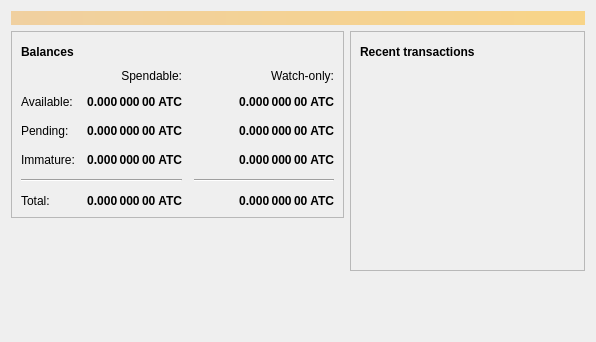
<?xml version="1.0" encoding="UTF-8"?>
<ui version="4.0">
 <class>OverviewPage</class>
 <widget class="QWidget" name="OverviewPage">
  <property name="geometry">
   <rect>
    <x>0</x>
    <y>0</y>
    <width>596</width>
    <height>342</height>
   </rect>
  </property>
  <property name="windowTitle">
   <string>Form</string>
  </property>
  <layout class="QVBoxLayout" name="topLayout">
   <item>
    <widget class="QLabel" name="labelAlerts">
     <property name="visible">
      <bool>false</bool>
     </property>
     <property name="styleSheet">
      <string notr="true">QLabel { background-color: qlineargradient(x1: 0, y1: 0, x2: 1, y2: 0, stop:0 #F0D0A0, stop:1 #F8D488); color:#000000; }</string>
     </property>
     <property name="wordWrap">
      <bool>true</bool>
     </property>
     <property name="margin">
      <number>3</number>
     </property>
     <property name="textInteractionFlags">
      <set>Qt::TextSelectableByMouse</set>
     </property>
    </widget>
   </item>
   <item>
    <layout class="QHBoxLayout" name="horizontalLayout" stretch="1,1">
     <item>
      <layout class="QVBoxLayout" name="verticalLayout_2">
       <item>
        <widget class="QFrame" name="frame">
         <property name="frameShape">
          <enum>QFrame::StyledPanel</enum>
         </property>
         <property name="frameShadow">
          <enum>QFrame::Raised</enum>
         </property>
         <layout class="QVBoxLayout" name="verticalLayout_4">
          <item>
           <layout class="QHBoxLayout" name="horizontalLayout_4">
            <item>
             <widget class="QLabel" name="label_5">
              <property name="font">
               <font>
                <weight>75</weight>
                <bold>true</bold>
               </font>
              </property>
              <property name="text">
               <string>Balances</string>
              </property>
             </widget>
            </item>
            <item>
             <widget class="QPushButton" name="labelWalletStatus">
              <property name="enabled">
               <bool>true</bool>
              </property>
              <property name="maximumSize">
               <size>
                <width>30</width>
                <height>16777215</height>
               </size>
              </property>
              <property name="toolTip">
               <string>The displayed information may be out of date. Your wallet automatically synchronizes with the ateccoin network after a connection is established, but this process has not completed yet.</string>
              </property>
              <property name="text">
               <string/>
              </property>
              <property name="icon">
               <iconset resource="../bitcoin.qrc">
                <normaloff>:/icons/warning</normaloff>
                <disabledoff>:/icons/warning</disabledoff>:/icons/warning</iconset>
              </property>
              <property name="iconSize">
               <size>
                <width>24</width>
                <height>24</height>
               </size>
              </property>
              <property name="flat">
               <bool>true</bool>
              </property>
             </widget>
            </item>
            <item>
             <spacer name="horizontalSpacer_3">
              <property name="orientation">
               <enum>Qt::Horizontal</enum>
              </property>
              <property name="sizeHint" stdset="0">
               <size>
                <width>40</width>
                <height>20</height>
               </size>
              </property>
             </spacer>
            </item>
           </layout>
          </item>
          <item>
           <layout class="QGridLayout" name="gridLayout">
            <property name="spacing">
             <number>12</number>
            </property>
            <item row="2" column="2">
             <widget class="QLabel" name="labelWatchPending">
              <property name="font">
               <font>
                <weight>75</weight>
                <bold>true</bold>
               </font>
              </property>
              <property name="cursor">
               <cursorShape>IBeamCursor</cursorShape>
              </property>
              <property name="toolTip">
               <string>Unconfirmed transactions to watch-only addresses</string>
              </property>
              <property name="text">
               <string notr="true">0.000 000 00 ATC</string>
              </property>
              <property name="alignment">
               <set>Qt::AlignRight|Qt::AlignTrailing|Qt::AlignVCenter</set>
              </property>
              <property name="textInteractionFlags">
               <set>Qt::LinksAccessibleByMouse|Qt::TextSelectableByKeyboard|Qt::TextSelectableByMouse</set>
              </property>
             </widget>
            </item>
            <item row="2" column="1">
             <widget class="QLabel" name="labelUnconfirmed">
              <property name="font">
               <font>
                <weight>75</weight>
                <bold>true</bold>
               </font>
              </property>
              <property name="cursor">
               <cursorShape>IBeamCursor</cursorShape>
              </property>
              <property name="toolTip">
               <string>Total of transactions that have yet to be confirmed, and do not yet count toward the spendable balance</string>
              </property>
              <property name="text">
               <string notr="true">0.000 000 00 ATC</string>
              </property>
              <property name="alignment">
               <set>Qt::AlignRight|Qt::AlignTrailing|Qt::AlignVCenter</set>
              </property>
              <property name="textInteractionFlags">
               <set>Qt::LinksAccessibleByMouse|Qt::TextSelectableByKeyboard|Qt::TextSelectableByMouse</set>
              </property>
             </widget>
            </item>
            <item row="3" column="2">
             <widget class="QLabel" name="labelWatchImmature">
              <property name="font">
               <font>
                <weight>75</weight>
                <bold>true</bold>
               </font>
              </property>
              <property name="cursor">
               <cursorShape>IBeamCursor</cursorShape>
              </property>
              <property name="toolTip">
               <string>Mined balance in watch-only addresses that has not yet matured</string>
              </property>
              <property name="text">
               <string notr="true">0.000 000 00 ATC</string>
              </property>
              <property name="alignment">
               <set>Qt::AlignRight|Qt::AlignTrailing|Qt::AlignVCenter</set>
              </property>
              <property name="textInteractionFlags">
               <set>Qt::LinksAccessibleByMouse|Qt::TextSelectableByKeyboard|Qt::TextSelectableByMouse</set>
              </property>
             </widget>
            </item>
            <item row="4" column="0" colspan="2">
             <widget class="Line" name="line">
              <property name="orientation">
               <enum>Qt::Horizontal</enum>
              </property>
             </widget>
            </item>
            <item row="4" column="2">
             <widget class="Line" name="lineWatchBalance">
              <property name="sizePolicy">
               <sizepolicy hsizetype="Preferred" vsizetype="Fixed">
                <horstretch>0</horstretch>
                <verstretch>0</verstretch>
               </sizepolicy>
              </property>
              <property name="minimumSize">
               <size>
                <width>140</width>
                <height>0</height>
               </size>
              </property>
              <property name="orientation">
               <enum>Qt::Horizontal</enum>
              </property>
             </widget>
            </item>
            <item row="5" column="0">
             <widget class="QLabel" name="labelTotalText">
              <property name="text">
               <string>Total:</string>
              </property>
             </widget>
            </item>
            <item row="3" column="1">
             <widget class="QLabel" name="labelImmature">
              <property name="font">
               <font>
                <weight>75</weight>
                <bold>true</bold>
               </font>
              </property>
              <property name="cursor">
               <cursorShape>IBeamCursor</cursorShape>
              </property>
              <property name="toolTip">
               <string>Mined balance that has not yet matured</string>
              </property>
              <property name="text">
               <string notr="true">0.000 000 00 ATC</string>
              </property>
              <property name="alignment">
               <set>Qt::AlignRight|Qt::AlignTrailing|Qt::AlignVCenter</set>
              </property>
              <property name="textInteractionFlags">
               <set>Qt::LinksAccessibleByMouse|Qt::TextSelectableByKeyboard|Qt::TextSelectableByMouse</set>
              </property>
             </widget>
            </item>
            <item row="2" column="3">
             <spacer name="horizontalSpacer_2">
              <property name="orientation">
               <enum>Qt::Horizontal</enum>
              </property>
              <property name="sizeHint" stdset="0">
               <size>
                <width>40</width>
                <height>20</height>
               </size>
              </property>
             </spacer>
            </item>
            <item row="3" column="0">
             <widget class="QLabel" name="labelImmatureText">
              <property name="text">
               <string>Immature:</string>
              </property>
             </widget>
            </item>
            <item row="5" column="1">
             <widget class="QLabel" name="labelTotal">
              <property name="font">
               <font>
                <weight>75</weight>
                <bold>true</bold>
               </font>
              </property>
              <property name="cursor">
               <cursorShape>IBeamCursor</cursorShape>
              </property>
              <property name="toolTip">
               <string>Your current total balance</string>
              </property>
              <property name="text">
               <string notr="true">0.000 000 00 ATC</string>
              </property>
              <property name="alignment">
               <set>Qt::AlignRight|Qt::AlignTrailing|Qt::AlignVCenter</set>
              </property>
              <property name="textInteractionFlags">
               <set>Qt::LinksAccessibleByMouse|Qt::TextSelectableByKeyboard|Qt::TextSelectableByMouse</set>
              </property>
             </widget>
            </item>
            <item row="5" column="2">
             <widget class="QLabel" name="labelWatchTotal">
              <property name="font">
               <font>
                <weight>75</weight>
                <bold>true</bold>
               </font>
              </property>
              <property name="cursor">
               <cursorShape>IBeamCursor</cursorShape>
              </property>
              <property name="toolTip">
               <string>Current total balance in watch-only addresses</string>
              </property>
              <property name="text">
               <string notr="true">0.000 000 00 ATC</string>
              </property>
              <property name="alignment">
               <set>Qt::AlignRight|Qt::AlignTrailing|Qt::AlignVCenter</set>
              </property>
              <property name="textInteractionFlags">
               <set>Qt::LinksAccessibleByMouse|Qt::TextSelectableByKeyboard|Qt::TextSelectableByMouse</set>
              </property>
             </widget>
            </item>
            <item row="0" column="2">
             <widget class="QLabel" name="labelWatchonly">
              <property name="text">
               <string>Watch-only:</string>
              </property>
              <property name="alignment">
               <set>Qt::AlignRight|Qt::AlignTrailing|Qt::AlignVCenter</set>
              </property>
             </widget>
            </item>
            <item row="1" column="0">
             <widget class="QLabel" name="labelBalanceText">
              <property name="text">
               <string>Available:</string>
              </property>
             </widget>
            </item>
            <item row="1" column="1">
             <widget class="QLabel" name="labelBalance">
              <property name="font">
               <font>
                <weight>75</weight>
                <bold>true</bold>
               </font>
              </property>
              <property name="cursor">
               <cursorShape>IBeamCursor</cursorShape>
              </property>
              <property name="toolTip">
               <string>Your current spendable balance</string>
              </property>
              <property name="text">
               <string notr="true">0.000 000 00 ATC</string>
              </property>
              <property name="alignment">
               <set>Qt::AlignRight|Qt::AlignTrailing|Qt::AlignVCenter</set>
              </property>
              <property name="textInteractionFlags">
               <set>Qt::LinksAccessibleByMouse|Qt::TextSelectableByKeyboard|Qt::TextSelectableByMouse</set>
              </property>
             </widget>
            </item>
            <item row="1" column="2">
             <widget class="QLabel" name="labelWatchAvailable">
              <property name="font">
               <font>
                <weight>75</weight>
                <bold>true</bold>
               </font>
              </property>
              <property name="cursor">
               <cursorShape>IBeamCursor</cursorShape>
              </property>
              <property name="toolTip">
               <string>Your current balance in watch-only addresses</string>
              </property>
              <property name="text">
               <string notr="true">0.000 000 00 ATC</string>
              </property>
              <property name="alignment">
               <set>Qt::AlignRight|Qt::AlignTrailing|Qt::AlignVCenter</set>
              </property>
              <property name="textInteractionFlags">
               <set>Qt::LinksAccessibleByMouse|Qt::TextSelectableByKeyboard|Qt::TextSelectableByMouse</set>
              </property>
             </widget>
            </item>
            <item row="2" column="0">
             <widget class="QLabel" name="labelPendingText">
              <property name="text">
               <string>Pending:</string>
              </property>
             </widget>
            </item>
            <item row="0" column="1">
             <widget class="QLabel" name="labelSpendable">
              <property name="text">
               <string>Spendable:</string>
              </property>
              <property name="alignment">
               <set>Qt::AlignRight|Qt::AlignTrailing|Qt::AlignVCenter</set>
              </property>
             </widget>
            </item>
           </layout>
          </item>
         </layout>
        </widget>
       </item>
       <item>
        <spacer name="verticalSpacer">
         <property name="orientation">
          <enum>Qt::Vertical</enum>
         </property>
         <property name="sizeHint" stdset="0">
          <size>
           <width>20</width>
           <height>40</height>
          </size>
         </property>
        </spacer>
       </item>
      </layout>
     </item>
     <item>
      <layout class="QVBoxLayout" name="verticalLayout_3">
       <item>
        <widget class="QFrame" name="frame_2">
         <property name="frameShape">
          <enum>QFrame::StyledPanel</enum>
         </property>
         <property name="frameShadow">
          <enum>QFrame::Raised</enum>
         </property>
         <layout class="QVBoxLayout" name="verticalLayout">
          <item>
           <layout class="QHBoxLayout" name="horizontalLayout_2">
            <item>
             <widget class="QLabel" name="label_4">
              <property name="font">
               <font>
                <weight>75</weight>
                <bold>true</bold>
               </font>
              </property>
              <property name="text">
               <string>Recent transactions</string>
              </property>
             </widget>
            </item>
            <item>
             <widget class="QPushButton" name="labelTransactionsStatus">
              <property name="enabled">
               <bool>true</bool>
              </property>
              <property name="maximumSize">
               <size>
                <width>30</width>
                <height>16777215</height>
               </size>
              </property>
              <property name="toolTip">
               <string>The displayed information may be out of date. Your wallet automatically synchronizes with the ateccoin network after a connection is established, but this process has not completed yet.</string>
              </property>
              <property name="text">
               <string/>
              </property>
              <property name="icon">
               <iconset resource="../bitcoin.qrc">
                <normaloff>:/icons/warning</normaloff>
                <disabledoff>:/icons/warning</disabledoff>:/icons/warning</iconset>
              </property>
              <property name="iconSize">
               <size>
                <width>24</width>
                <height>24</height>
               </size>
              </property>
              <property name="flat">
               <bool>true</bool>
              </property>
             </widget>
            </item>
            <item>
             <spacer name="horizontalSpacer">
              <property name="orientation">
               <enum>Qt::Horizontal</enum>
              </property>
              <property name="sizeHint" stdset="0">
               <size>
                <width>40</width>
                <height>20</height>
               </size>
              </property>
             </spacer>
            </item>
           </layout>
          </item>
          <item>
           <widget class="QListView" name="listTransactions">
            <property name="styleSheet">
             <string notr="true">QListView { background: transparent; }</string>
            </property>
            <property name="frameShape">
             <enum>QFrame::NoFrame</enum>
            </property>
            <property name="verticalScrollBarPolicy">
             <enum>Qt::ScrollBarAlwaysOff</enum>
            </property>
            <property name="horizontalScrollBarPolicy">
             <enum>Qt::ScrollBarAlwaysOff</enum>
            </property>
            <property name="selectionMode">
             <enum>QAbstractItemView::NoSelection</enum>
            </property>
           </widget>
          </item>
         </layout>
        </widget>
       </item>
       <item>
        <spacer name="verticalSpacer_2">
         <property name="orientation">
          <enum>Qt::Vertical</enum>
         </property>
         <property name="sizeHint" stdset="0">
          <size>
           <width>20</width>
           <height>40</height>
          </size>
         </property>
        </spacer>
       </item>
      </layout>
     </item>
    </layout>
   </item>
  </layout>
 </widget>
 <resources/>
 <connections/>
</ui>
